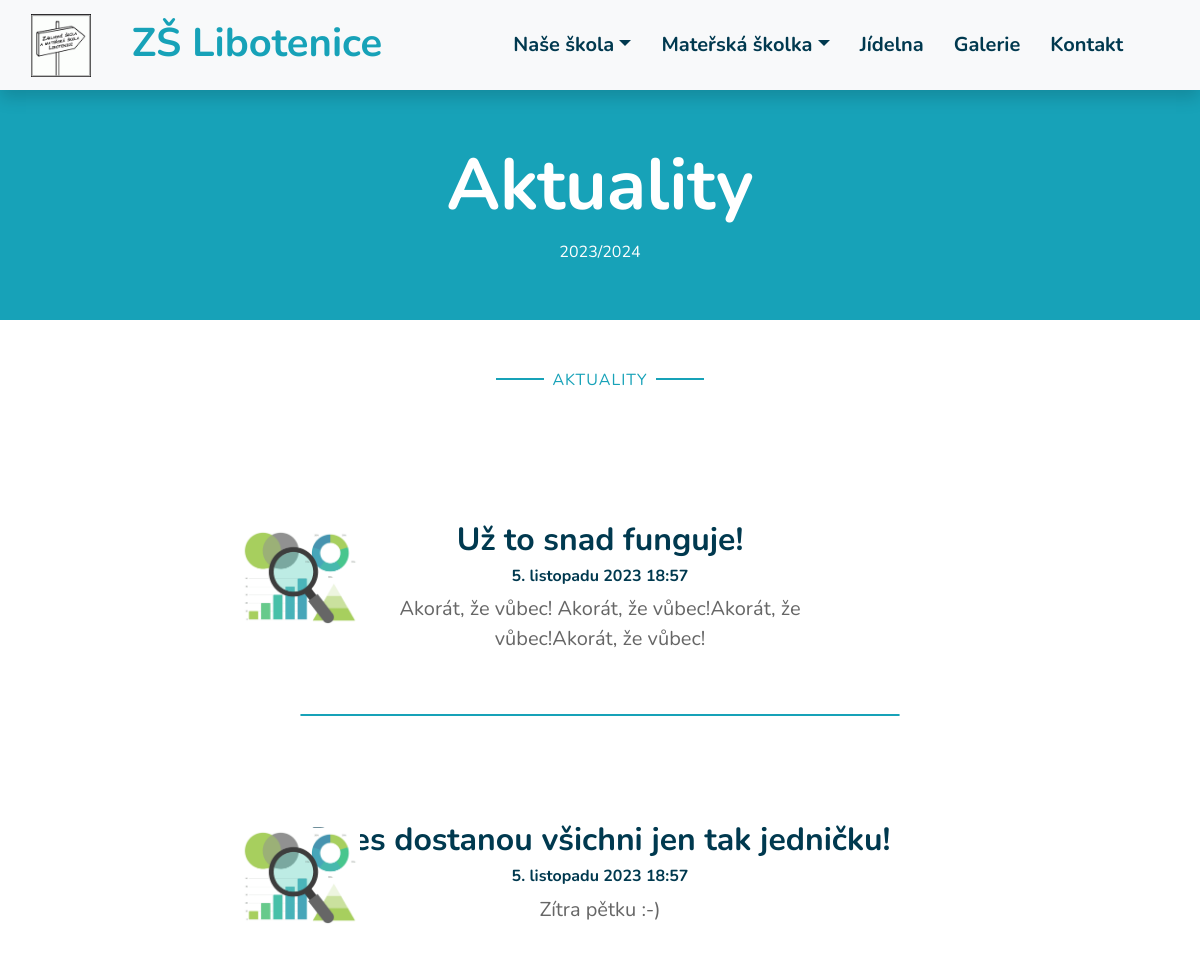
The app's page /aktuality/ (upper part), older data.
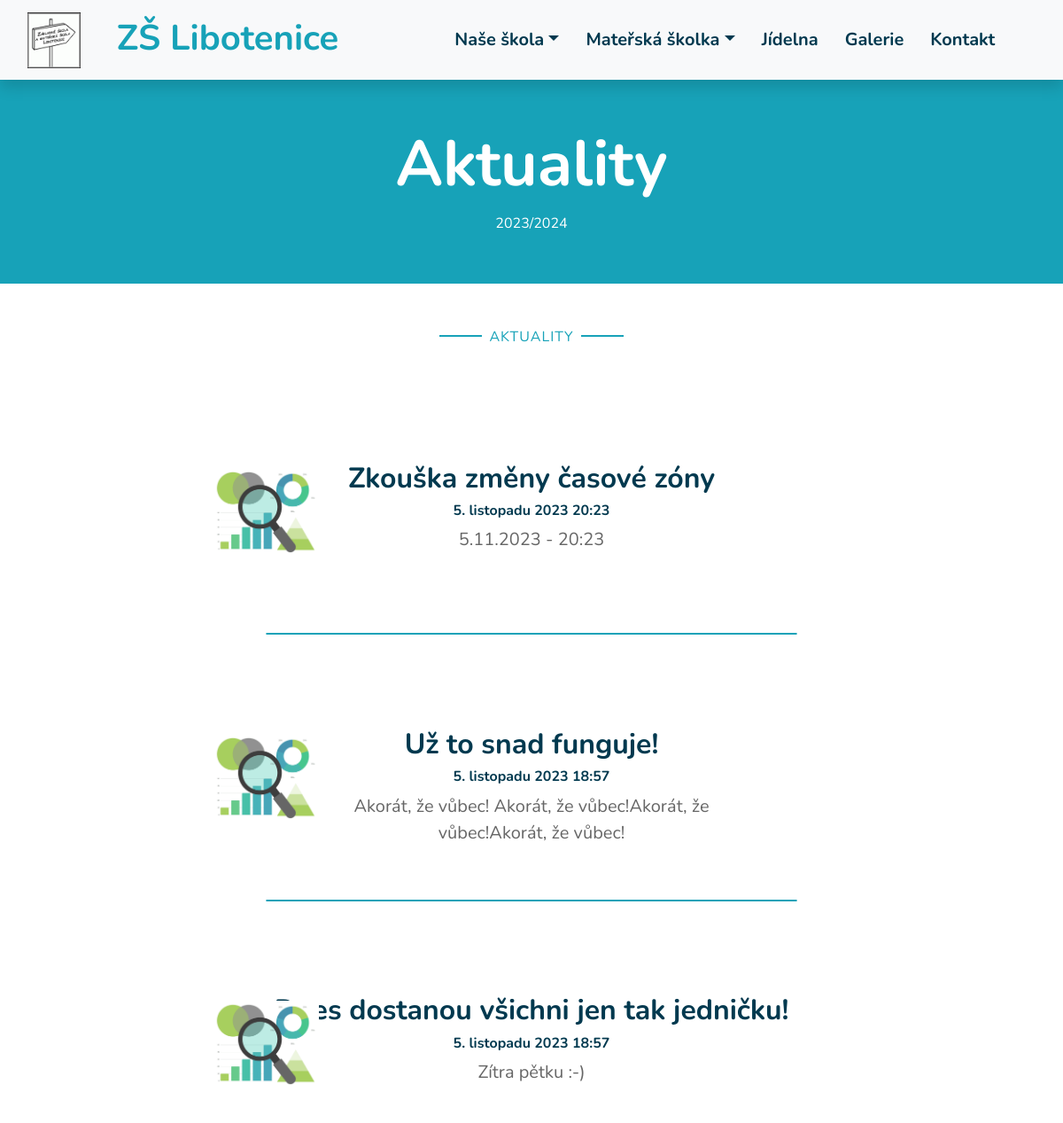
The same page, newer data.
### zsweb/models.py (models this page shows)
class Aktualita(models.Model):
    title = models.CharField(max_length=200)
    description = models.CharField(max_length=200)
    date = models.DateTimeField(auto_now_add=True, blank=True)

### zsweb/views.py (the view)
# urls.py: path('aktuality/', views.aktuality, name='aktuality'),
def aktuality(request):
    aktuality_list = Aktualita.objects.all()
    return render(request, "nase_skola/aktuality.html",
                  {'aktuality_list': reversed(aktuality_list)})

### zsweb/templates/nase_skola/aktuality.html (shortened to what this page needs)
{% extends "base.html" %}
{% load static %}
{% block content %}
    <div class="container-fluid bg-primary mb-5">
        <div class="d-flex flex-column align-items-center justify-content-center" style="min-height: 230px">
            <h3 class="display-3 font-weight-bold text-white">Aktuality</h3>
            <div class="d-inline-flex text-white">
                <p class="m-1"><a class="text-white" href="">2023/2024</a></p>
            </div>
        </div>
    </div>
            <div class="container text-center pb-2">
                <p class="section-title px-5"><span class="px-2">Aktuality</span></p>
            </div>
            {% for item in aktuality_list %}
            <div class="aktualita" style="display: inline-block; width: 100%; text-align: center;">
                <img class="card-img-top mb-2 img_akt" src="{% static 'img/vysledky.png' %}" style="width: 10%; position: relative; left: -25%; top: 7rem;" alt="">
                <h4 class="item_akt" style="font-size: 2rem;">{{ item.title }}</h4>
                <h4 style="font-size: 1rem;">{{ item.date }}</h4>
                <p class="akt_p">{{ item.description }}</p>
            </div>
                <div class="lineupper"></div>
            {% endfor %}
{% endblock %}

Row changes from the older to the newer data that the page shows:
added Aktualita: title "Zkouška změny časové zóny", date "5. listopadu 2023 20:23", description "5.11.2023 - 20:23"
